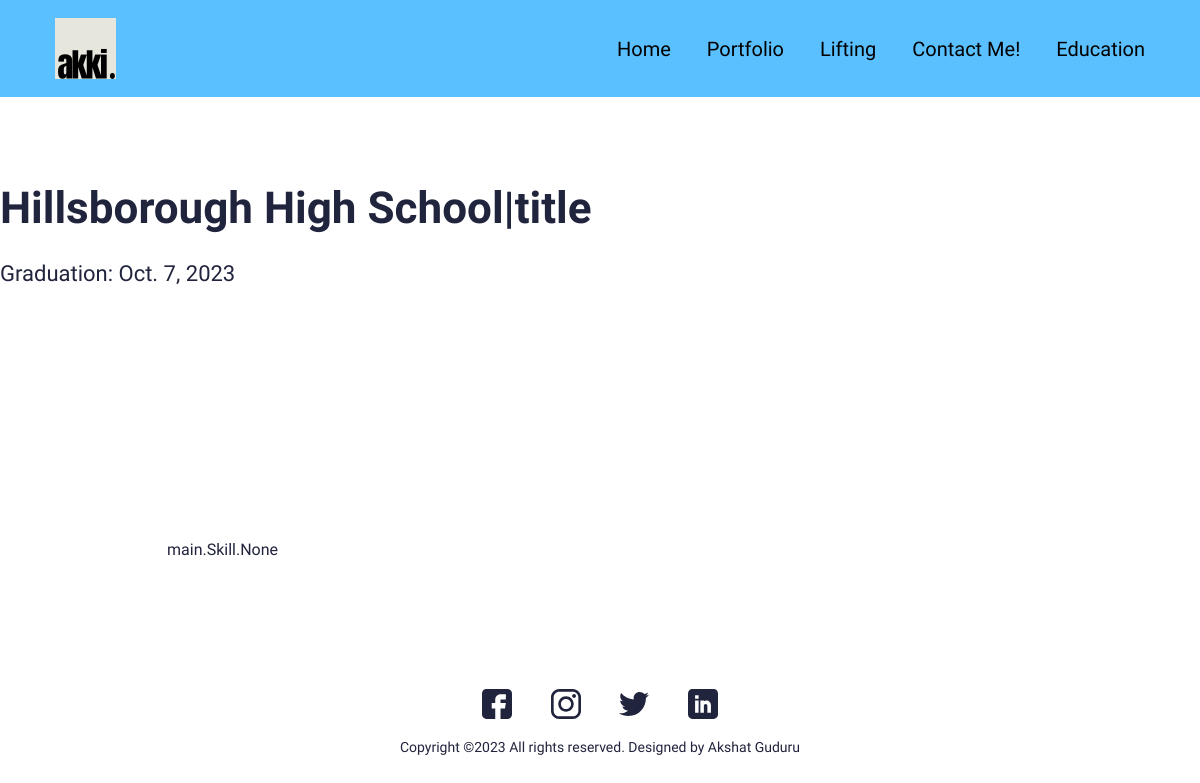
The app's page /education/hillsborough-high-school with its own data.
### static/main/models.py (models this page shows, shortened)
class Education(models.Model):
    class Meta:
        verbose_name_plural="Educations"
        verbose_name="Education"
    year = models.DateField(blank=True, null=True)
    name = models.CharField(max_length=150, blank=True, null=True)
    skills = models.ManyToManyField(Skill, null=True)
    slug=models.SlugField(null=True, blank=True)
    body = RichTextField(blank=True, null=True)
    is_active=models.BooleanField(default=True)

### static/main/views.py (the view)
# urls.py: path('education/<slug:slug>', views.EducationDetailView.as_view(), name="education"),
class EducationDetailView(generic.DetailView):
     model=Education
     template_name="main/education-detail.html"

### resume/context_processors.py (called while the page is built)
def project_context(request):
    context={
        'me': User.objects.first(),
    }
    return context

### static/main/templates/main/education-detail.html (shortened to what this page needs)
{% extends 'main/base.html' %}
{% load static %}
{% block content %}
<section>
    <div class="innerPageBannerCol">
        <div class="row g-4 g-md-3 align-items-center">
            <div class="col-md-6">
                <div class="bannerContent">
                    <h1 class="xlTitle pb-md-3">{{object.name}}|title</h1>
                </div>
            </div>
        </div>
        <div class="row">
            <div class="col-md-auto">
                <div class="authorCol">
                    <h4 class="smTitle pb-3">Graduation: {{object.year}}</h4>
                </div>
            </div>
        </div>
    </div>
</section>
<section>
    <div class="sectionSpace">
        <div class="container">
            {{object.skills}}
        </div>
    </div>
</section>
{% endblock %}

### static/css/style.css (style rules this page uses)
:root { --primaryColor: #22bdff; --primaryDarkColor: #3D0048; --primaryHoverColor: #900AA8; --secondaryColor: #5ac0ff; --baseColor: #21243D; --baseFont: 'Heebo', sans-serif; --titleFont: 'Courier Prime', monospace; --regular: 400; --medium: 500; --bold: 700; --black: 900; --lightBg: #F1F1F1; }
html { scroll-behavior: smooth; }
body { font-family: var(--baseFont); color: var(--baseColor); line-height: normal; }
.xlTitle { font-size: 44px; line-height: 1.3; font-weight: var(--bold); font-family: var(--titleFont) }
.smTitle { font-size: 22px; line-height: normal; font-weight: var(--regular); font-family: var(--titleFont) }
.sectionSpace { padding: 80px 0; }
.innerPageBannerCol { padding: 180px 0 150px; }
@media (min-width:992px) { .container, .container-lg, .container-md, .container-sm, .container-xl, .container-xxl { max-width: 890px; } }

### records on screen
Education: name "Hillsborough High School", year "Oct. 7, 2023", skills "main.Skill.None"
